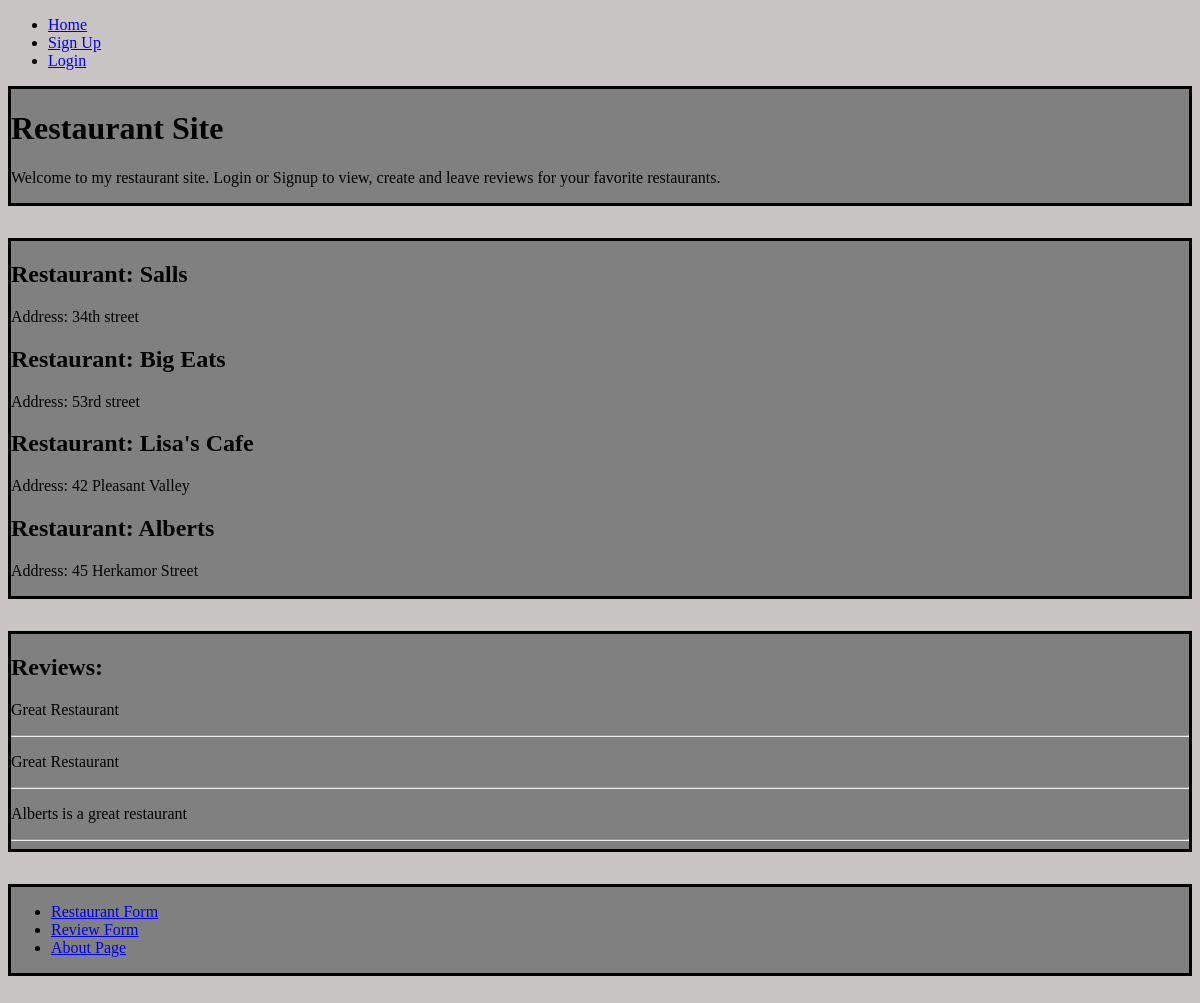
Before: / with the older database file.
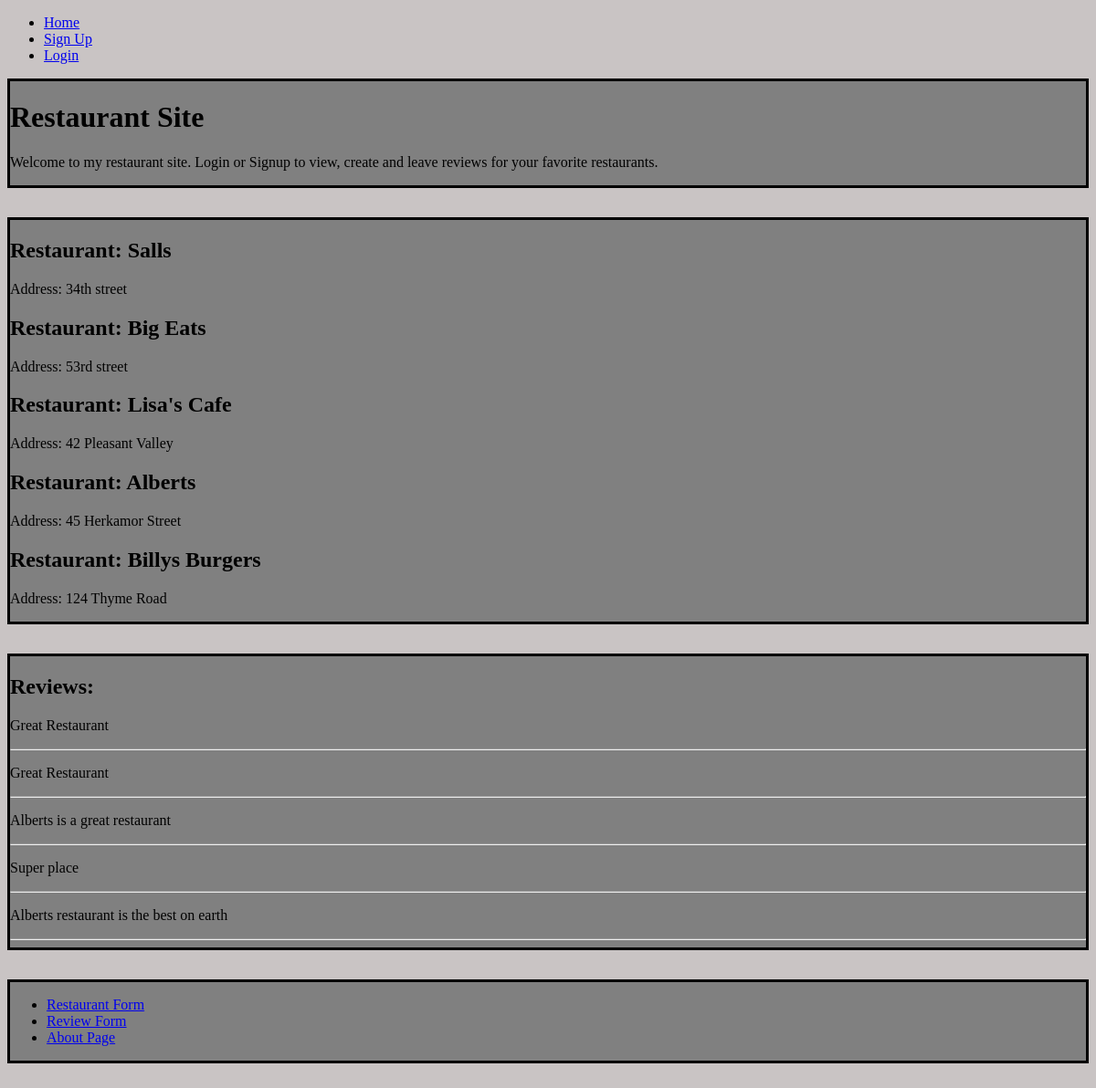
After: the same page with the newer database file.
### restaurant_site/models.py (models this page shows, shortened)
class Restaurant(db.Model):
    id = db.Column(db.Integer, primary_key = True)
    name = db.Column(db.String(20), nullable=False, unique=True)
    address = db.Column(db.String(50), nullable=False, unique=True)
    reviews = db.relationship('Reviews')

class Reviews(db.Model):
    id = db.Column(db.Integer, primary_key=True)
    review = db.Column(db.String, nullable=False)
    restaurant_id = db.Column(db.Integer, db.ForeignKey('restaurant.id'))

### restaurant_site/routes.py (the view)
@app.route('/')
def home():
    restaurants = Restaurant.query.all()
    reviews = Reviews.query.all()
    return render_template('home.html', restaurants=restaurants, reviews=reviews)

### restaurant_site/templates/home.html
{% extends 'base.html' %}
{% block content %}
<div class="home-div">
  <h1>Restaurant Site</h1>
  <p>
    Welcome to my restaurant site. Login or Signup to view, create and leave
    reviews for your favorite restaurants.
  </p>
</div>
<div class="home-div">
  {% for restaurant in restaurants %}
  <h2>Restaurant: {{ restaurant.name }}</h2>
  <p>Address: {{ restaurant.address }}</p>
  {% endfor %}
</div>
<div class="home-div">
  <h2>Reviews:</h2>
  {% for review in reviews %}
  <p>{{ review.review }}</p>
  <hr />
  {% endfor %}
</div>
<div class="home-div">
  <ul>
    <li><a href="{{ url_for('restaurant') }}">Restaurant Form</a></li>
    <li><a href="{{ url_for('review') }}">Review Form</a></li>
    <li><a href="{{ url_for('about')}}">About Page</a></li>
  </ul>
</div>
{% endblock content %}

### restaurant_site/templates/base.html (shortened to what this page needs)
<!DOCTYPE html>
<html lang="en">
  <head>
    <link rel="stylesheet" href="{{url_for('static', filename='style.css')}}" />
  </head>
  <body>
    <header>
      <nav>
        <ul>
          <li><a href="{{ url_for('home') }}">Home</a></li>
          {% if current_user.is_authenticated %}
          <li><a href="{{ url_for('logout') }}">Logout</a></li>
          {% else %}
          <li><a href="{{ url_for('signup') }}">Sign Up</a></li>
          <li><a href="{{ url_for('login')}}">Login</a></li>
          {% endif %}
        </ul>
      </nav>
    </header>
    {% block content %}{% endblock content %}
  </body>
</html>

### restaurant_site/static/style.css (style rules this page uses)
body { background: rgb(201, 196, 196); }
.home-div { border: 3px solid black; margin-bottom: 2em; background: gray; }

Changed rows visible on the page:
added Restaurant: name "Billys Burgers", address "124 Thyme Road"
added Reviews: review "Super place"
added Reviews: review "Alberts restaurant is the best on earth"
